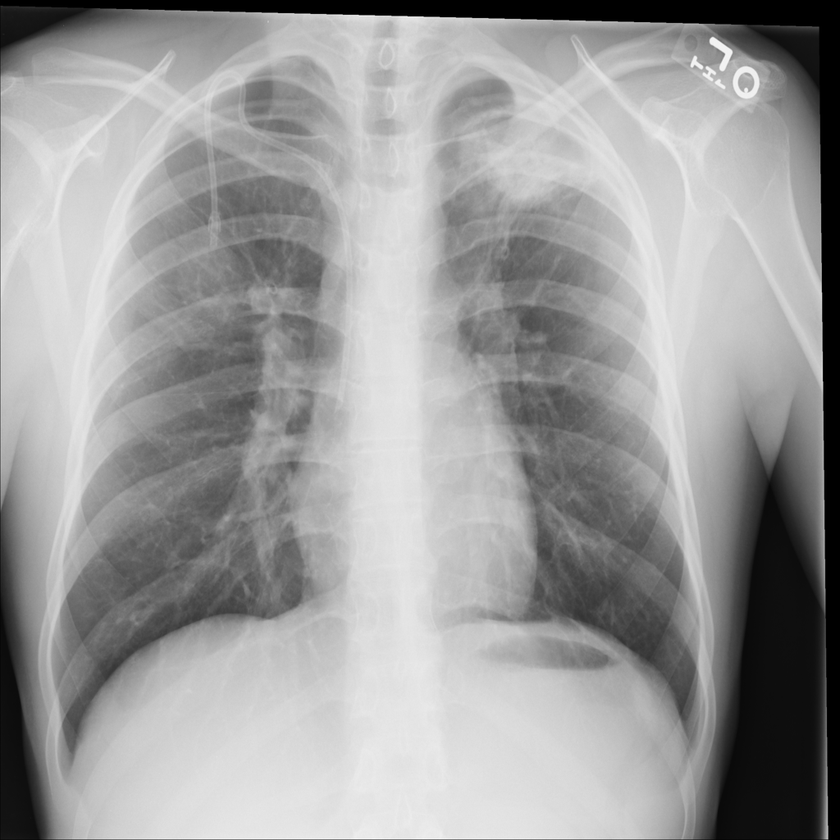
#> input picture X-ray-dataset/1329.png, 840 x 840 px, shrunk from 1024 x 1024 before the run; its folder holds only this picture in this run
$ python assigments.py
#> lines starting #> are read from the running program, lines starting #| are printed output that depends on the picture
# Name:
# Student:
# Number:
# UPM Email:

# Import necessary libraries
import cv2
import numpy as np
import skimage.io
import os
from skimage.filters import median
import skimage.morphology as morphology


# function for 2D convolution
def convolve2D(image, kernel, padding=0, strides=1):
    """
    applies 2D convolution on the input image.
    parameters:
        image (numpy.ndarray): Input image.
        kernel (numpy.ndarray): Convolution kernel.
        padding (int): Padding size.
        strides (int): Stride size.

    returns:
        output (numpy.ndarray): convolved image.
    """
    if len(image.shape) == 3:
        image = cv2.cvtColor(image, cv2.COLOR_BGR2GRAY)
    kernel = np.flipud(np.fliplr(kernel))

    xKernShape = kernel.shape[0]
    yKernShape = kernel.shape[1]
    xImgShape = image.shape[0]
    yImgShape = image.shape[1]

    xOutput = int(((xImgShape - xKernShape + 2 * padding) / strides) + 1)
    yOutput = int(((yImgShape - yKernShape + 2 * padding) / strides) + 1)
    output = np.zeros((xOutput, yOutput))

    if padding != 0:
        imagePadded = np.zeros((image.shape[0] + padding*2, image.shape[1] + padding*2))
        imagePadded[int(padding):int(-1 * padding), int(padding):int(-1 * padding)] = image
    else:
        imagePadded = image

    for y in range(image.shape[1]):
        if y > image.shape[1] - yKernShape:
            break
        if y % strides == 0:
            for x in range(image.shape[0]):
                if x > image.shape[0] - xKernShape:
                    break
                try:
                    if x % strides == 0:
                        output[x, y] = (kernel * imagePadded[x: x + xKernShape, y: y + yKernShape]).sum()
                except:
                    break

    return output

# function to introduce Gaussian noise to an image
def introduce_noise(image, var):
    """
    gaussian noise to the given image.

    parameters:
        image (numpy.ndarray): Input image.
        var (float): Variance of the noise.

    peturns:
        noisy_image (numpy.ndarray): Noisy image.
    """
    noisy_image = image + np.random.normal(0, var, image.shape)
    noisy_image = np.clip(noisy_image, 0, 255)
    noisy_image = noisy_image.astype(np.uint8)
    return noisy_image

# edge detection kernel
edge_detection_kernel = np.array([[-1, -1, -1], [-1, 8, -1], [-1, -1, -1]])

# define the path to the X-ray images
folder_path = 'X-ray-dataset/'

# list all the files in the folder
file_names = os.listdir(folder_path)

# filter only the PNG image files
image_files = [file for file in file_names if file.endswith('.png')]

# # Sort the image files
# image_files.sort()

# read the images from the folder
x_ray_images = [skimage.io.imread(os.path.join(folder_path, file)) for file in image_files]

# lists to store convolution results
convolution_results = []

for image in x_ray_images:
    # introduce Gaussian noise
    noisy_image = introduce_noise(image, var=0.01)

    # apply median filtering to reduce noise
    denoised_image = median(noisy_image, morphology.disk(1))

    # convolution in three stages
    stage1_output = convolve2D(denoised_image, edge_detection_kernel, padding=2)
    stage2_output = convolve2D(stage1_output, edge_detection_kernel, padding=2)
    stage3_output = convolve2D(stage2_output, edge_detection_kernel, padding=2)

    # store the outputs for each stage
    convolution_results.append((stage1_output, stage2_output, stage3_output))
#> this loop made 1 pass
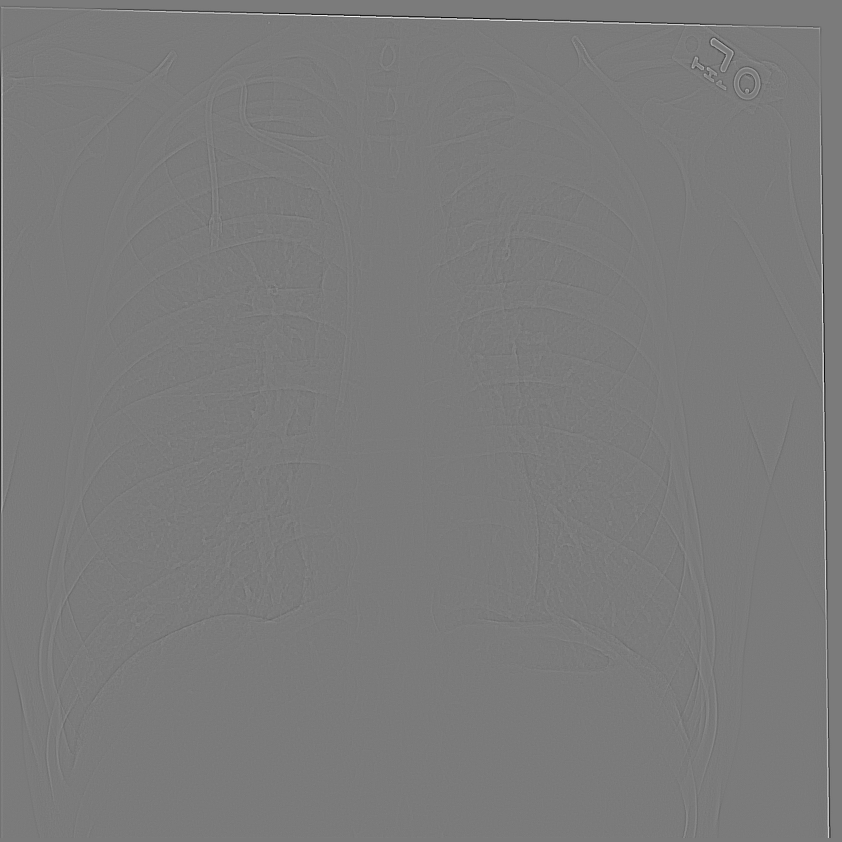
#> stage1_output: shape (842, 842) float64; min -546, max 584, mean 0; drawn with min black and max white
#> after the loop, convolution_results = 1 item

# create folders for each stage
for stage in range(1, 4):
    stage_folder = f'Stage{stage}_Results'
    if not os.path.exists(stage_folder):
        os.mkdir(stage_folder)

# save the convolution results
for i, (stage1, stage2, stage3) in enumerate(convolution_results):
    stage1_folder = f'Stage1_Results'
    stage2_folder = f'Stage2_Results'
    stage3_folder = f'Stage3_Results'

    cv2.imwrite(os.path.join(stage1_folder, f'2DConvolved_Stage1_{i + 1}.jpg'), stage1)
    cv2.imwrite(os.path.join(stage2_folder, f'2DConvolved_Stage2_{i + 1}.jpg'), stage2)
    cv2.imwrite(os.path.join(stage3_folder, f'2DConvolved_Stage3_{i + 1}.jpg'), stage3)
#> this loop made 1 pass
#> (stage1_folder, stage2_folder, stage3_folder) on pass 1: ('Stage1_Results', 'Stage2_Results', 'Stage3_Results')
#> pass 1, `cv2.imwrite(os.path.join(stage1_folder, f'2DConvolved_Stage1_{i + 1}.j..`:
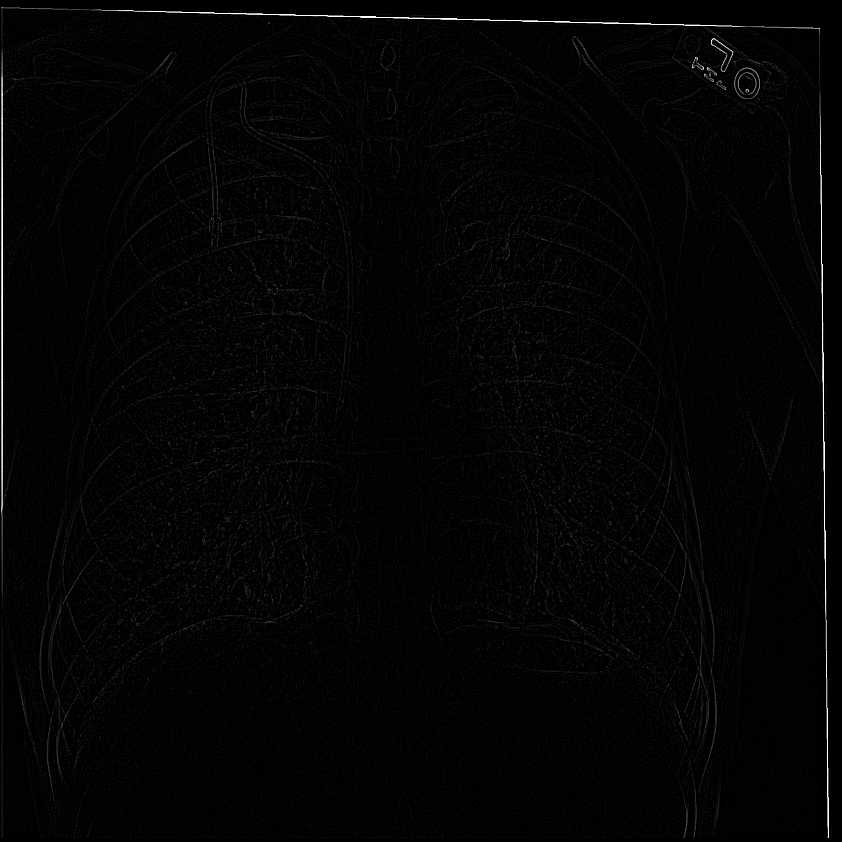
#> saved as 2DConvolved_Stage1_1.jpg: shape (842, 842); min 0, max 255, mean 3.8
#> pass 1, `cv2.imwrite(os.path.join(stage2_folder, f'2DConvolved_Stage2_{i + 1}.j..`:
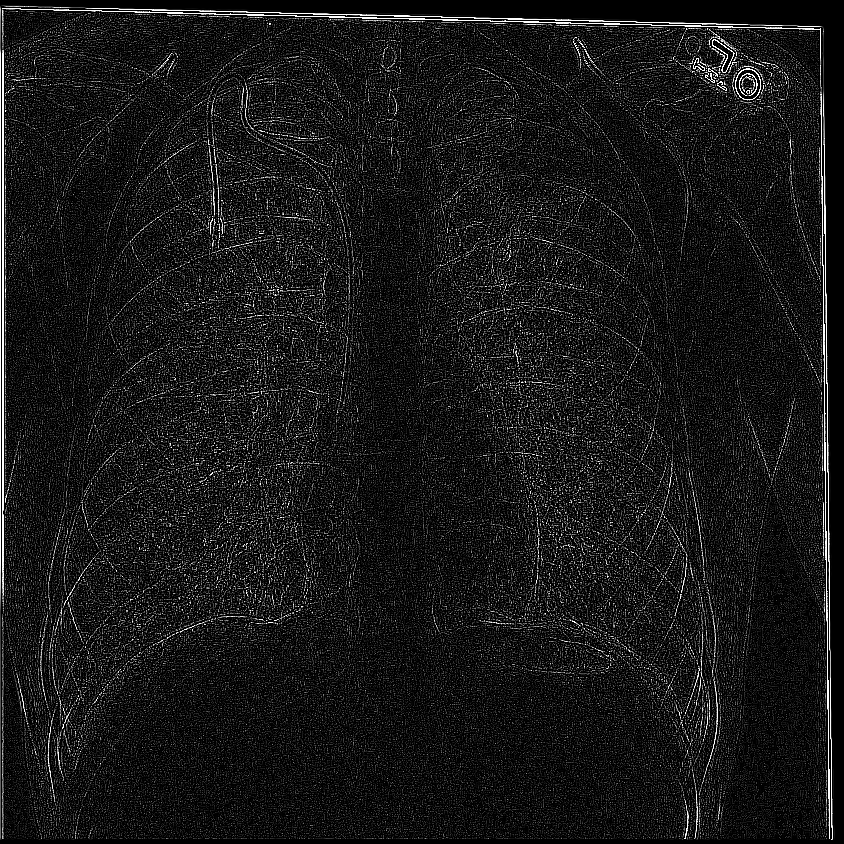
#> saved as 2DConvolved_Stage2_1.jpg: shape (844, 844); min 0, max 255, mean 23.9
#> pass 1, `cv2.imwrite(os.path.join(stage3_folder, f'2DConvolved_Stage3_{i + 1}.j..`:
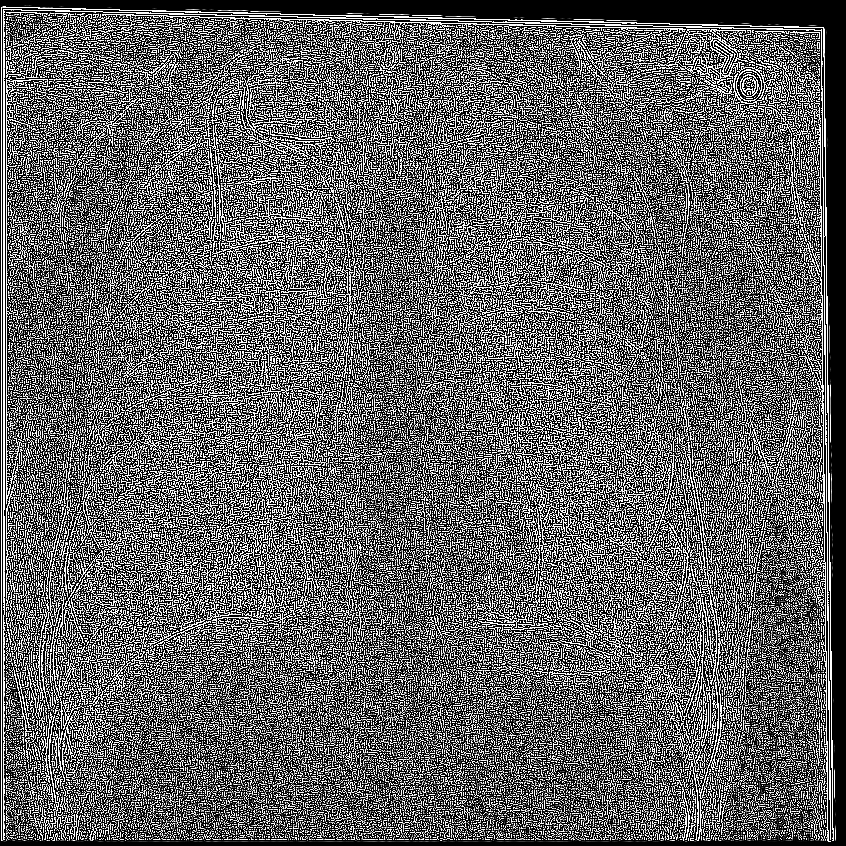
#> saved as 2DConvolved_Stage3_1.jpg: shape (846, 846); min 0, max 255, mean 97.6
